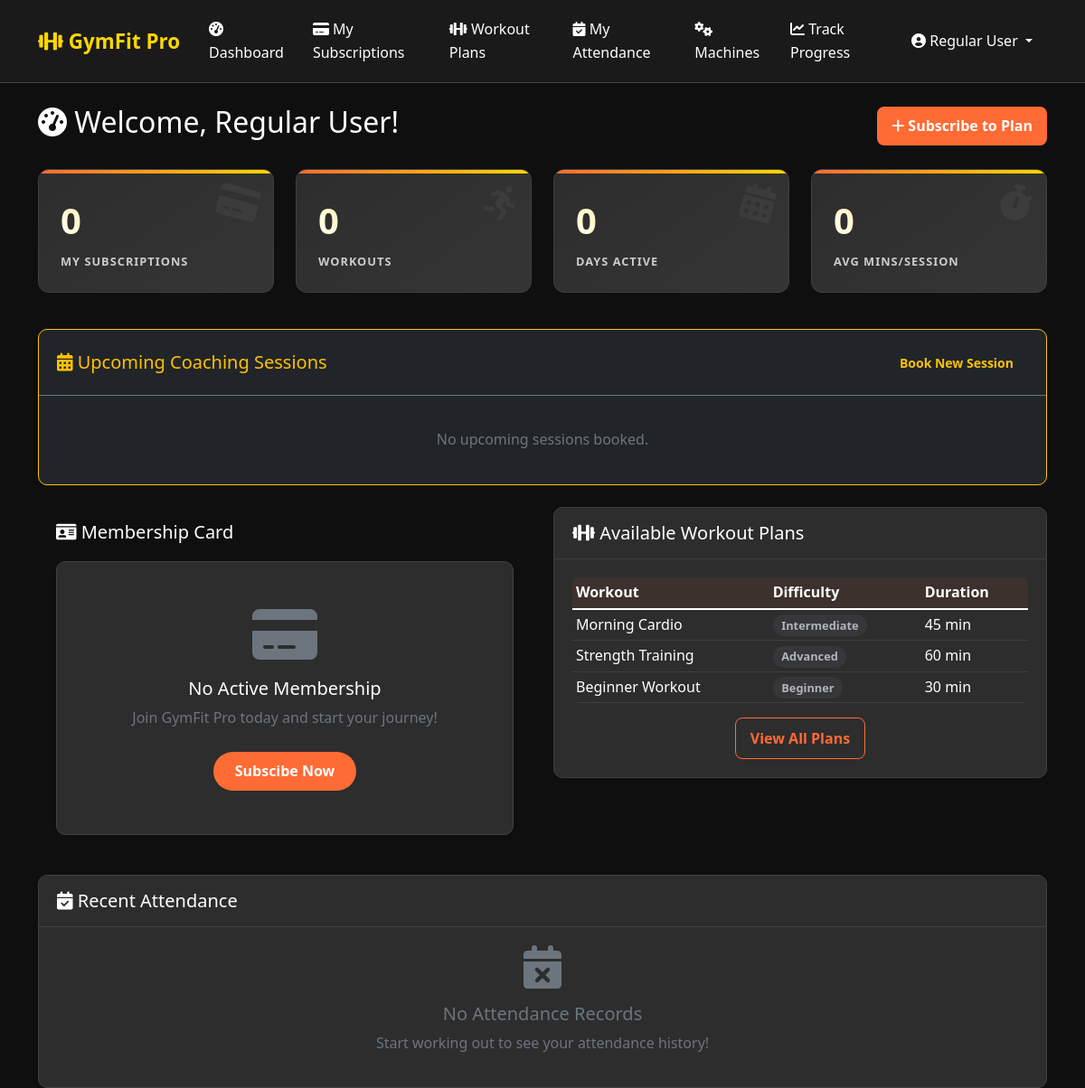
Page /user/dashboard.php (signed in) on the committed database.
### tables this page shows
CREATE TABLE workout_plans (
    id INT AUTO_INCREMENT PRIMARY KEY,
    name VARCHAR(100) NOT NULL,
    description TEXT,
    exercises TEXT NOT NULL,
    duration_minutes INT,
    difficulty_level ENUM('beginner', 'intermediate', 'advanced') DEFAULT 'beginner',
    cover_photo VARCHAR(255) NULL,
    created_by INT NOT NULL,
    status ENUM('active', 'inactive') DEFAULT 'active',
    created_at TIMESTAMP DEFAULT CURRENT_TIMESTAMP,
    updated_at TIMESTAMP DEFAULT CURRENT_TIMESTAMP ON UPDATE CURRENT_TIMESTAMP,
    FOREIGN KEY (created_by) REFERENCES users(id) ON DELETE CASCADE
);

### user/dashboard.php (the view, shortened to what the rows shown need)
<?php
require_once '../includes/auth.php';
require_once '../includes/WorkoutPlan.php';
$database = new Database();
$db = $database->getConnection();
$workoutPlan = new WorkoutPlan($db);
$workout_plans = $workoutPlan->getAllWorkoutPlans();
?>
<!DOCTYPE html>
<html lang="en">
<head>
    <link href="https://cdn.jsdelivr.net/npm/bootstrap@5.1.3/dist/css/bootstrap.min.css" rel="stylesheet">
    <link href="https://cdnjs.cloudflare.com/ajax/libs/font-awesome/6.0.0/css/all.min.css" rel="stylesheet">
    <link href="../assets/css/style.css" rel="stylesheet">
</head>
<body>
    <div class="container mt-4">
        <div class="d-flex justify-content-between align-items-center mb-4">
            <h2><i class="fas fa-tachometer-alt"></i> Welcome, <?php echo getUserName(); ?>!</h2>
        </div>
        <div class="row">
            <div class="col-md-6 mb-4">
                <div class="card">
                    <div class="card-body">
                        <?php if (empty($workout_plans)): ?>
                            <p class="text-muted">No workout plans available.</p>
                        <?php else: ?>
                            <div class="table-responsive">
                                <table class="table table-sm">
                                    <thead>
                                        <tr>
                                            <th>Workout</th>
                                            <th>Difficulty</th>
                                            <th>Duration</th>
                                        </tr>
                                    </thead>
                                    <tbody>
                                        <?php foreach (array_slice($workout_plans, 0, 5) as $plan): ?>
                                            <tr>
                                                <td><?php echo $plan['name']; ?></td>
                                                <td><?php echo getDifficultyBadge($plan['difficulty_level']); ?></td>
                                                <td><?php echo $plan['duration_minutes']; ?> min</td>
                                            </tr>
                                        <?php endforeach; ?>
                                    </tbody>
                                </table>
                            </div>
                        <?php endif; ?>
                    </div>
                </div>
            </div>
        </div>
    </div>
</body>
</html>

### includes/auth.php (shortened to what the rows shown need)
<?php
function getUserName() {
    return $_SESSION['first_name'] . ' ' . $_SESSION['last_name'];
}
function getDifficultyBadge($difficulty) {
    $badges = [
        'beginner' => '<span class="badge badge-success">Beginner</span>',
        'intermediate' => '<span class="badge badge-warning">Intermediate</span>',
        'advanced' => '<span class="badge badge-danger">Advanced</span>'
    ];
    return $badges[$difficulty] ?? '<span class="badge badge-secondary">' . ucfirst($difficulty) . '</span>';
}

### rows in the picture
workout_plans: name "Morning Cardio", difficulty_level "Intermediate", duration_minutes "45"
workout_plans: name "Strength Training", difficulty_level "Advanced", duration_minutes "60"
workout_plans: name "Beginner Workout", difficulty_level "Beginner", duration_minutes "30"

### other values in the picture
getUserName() "Regular User"
count($user_subscriptions) "0"
$attendance_stats['total_workouts'] "0"
$attendance_stats['unique_days'] "0"
$attendance_stats['avg_duration'] "0"
